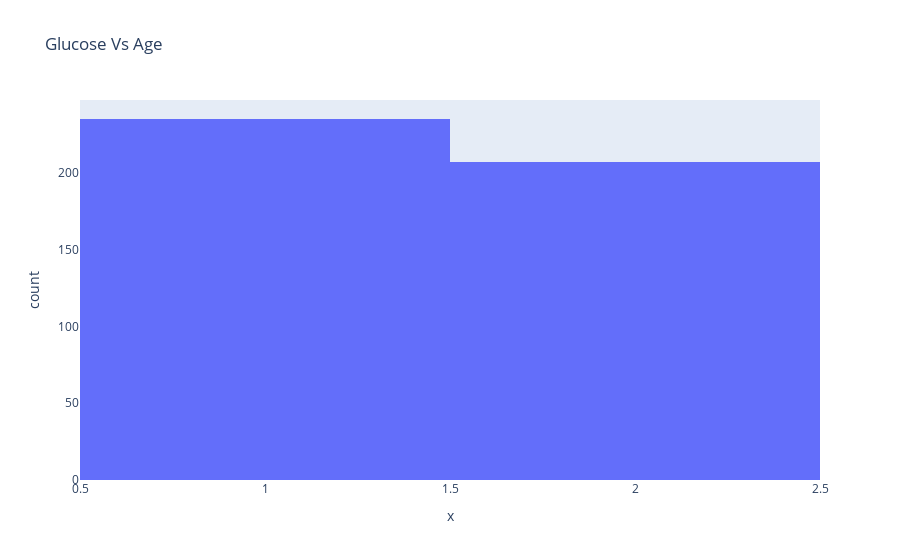

Notebook code for this chart:
### Markdown cell above
&#9989; **(6 pt):** Create a histogram for BMI distribution and have it seperated by sex. Make sure to include a title.

### Code cell
## put your code here
fig = px.histogram(diabetic_data.BMI, diabetic_data.SEX, title = 'Glucose Vs Age')
fig.show()

### Figure 1 — Plotly figure (JSON) as saved in the notebook; plotly's stock layout.template omitted (floating-point values rounded to 4 significant figures; data arrays with more than 128 entries replaced by an {"elided": "..."} marker saying what was removed)
{"data": [{"alignmentgroup": "True", "bingroup": "x", "hovertemplate": "x=%{x}<br>count=%{y}<extra></extra>", "legendgroup": "", "marker": {"color": "#636efa", "pattern": {"shape": ""}}, "name": "", "offsetgroup": "", "orientation": "v", "showlegend": false, "type": "histogram", "x": {"elided": "442 int values"}, "xaxis": "x", "yaxis": "y"}], "layout": {"barmode": "relative", "legend": {"tracegroupgap": 0}, "title": {"text": "Glucose Vs Age"}, "xaxis": {"anchor": "y", "domain": [0, 1], "title": {"text": "x"}}, "yaxis": {"anchor": "x", "domain": [0, 1], "title": {"text": "count"}}}}
